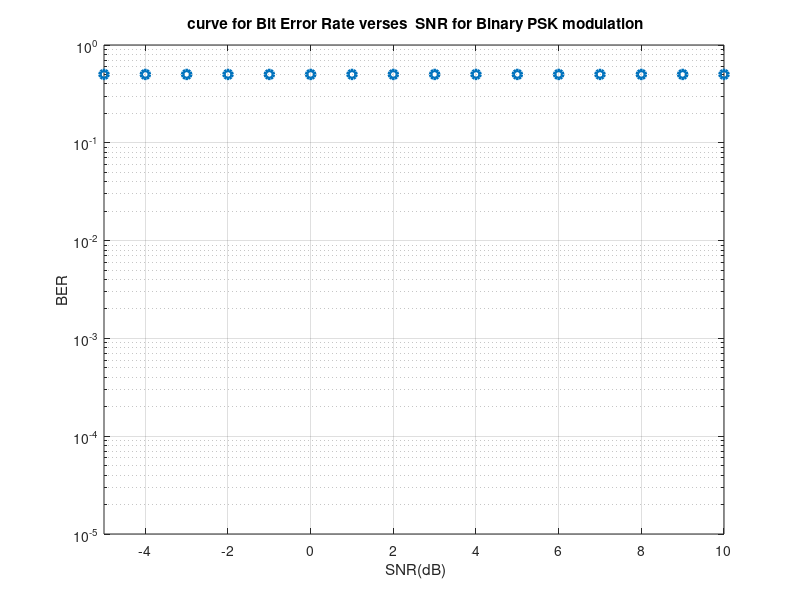

The MATLAB source for this figure:
%%                              Generating Random Binary data
clc;
clear all;
num_bit = 100000;
M=2;                                        %for bpsk
Es=1;
bits = randi([0 1],num_bit,1);
symbolBinary=bits';               %Generated bit

%%                          Mapping to bpsk constellation
signalSpace=2*bits-1;
%%                          Addition of AWGN
SNRdB=-5:10;
SNR=10.^(SNRdB/10);
for k=1:length(SNRdB)
receivedSignal=awgn(complex(signalSpace),SNRdB(k));
error=0;
%%                           Decoding
for c=1:1:num_bit
    if receivedSignal(c)>0
        decoded_bit=1;
    else
        decoded_bit=0;
    end
    if (decoded_bit==0 && symbolBinary(c)==1)||(decoded_bit==1 &&symbolBinary(c)==0) 
        error=error+1;
    end
end
%%                          Error Calculation
error=error/num_bit; %Calculate error/bit
m(k)=error;
end
display(m);
figure(1) 
%plot start
semilogy(SNRdB,m,'o','linewidth',2.5),grid on,hold on;
title(' curve for Bit Error Rate verses  SNR for Binary PSK modulation');
xlabel(' SNR(dB)');
ylabel('BER');
axis([-5 10 10^-5 1]);